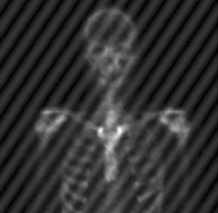
%> input picture originales/lab05.png, 218 x 213 px
$ octave lab_paim_05_fft.m   (GNU Octave 9; MATLAB toolbox functions it lacks are replaced by stand-ins)
%> lines starting %> are read from the running program, lines starting %| are printed output that depends on the picture
clc
clear
close all

%% Carga de la imagen y conversión a uint8

A = imread("originales/lab05.png");
%> A is the input picture: size 213x218 uint8; min 0, max 250, mean 49.1
A = im2gray(A);
R = double(A);

figure
imshow(R, [])

%%
R_fft  = fft2(R);

imshow(R_fft, []);

%%

imshow(abs(R_fft), []);

%%

[x, y] = meshgrid(linspace(0, 500), linspace(0, 500));

figure
surf(abs(R_fft), 'EdgeColor', 'none', 'FaceLighting','gouraud', 'FaceColor', [0.5 0.5 0.5])
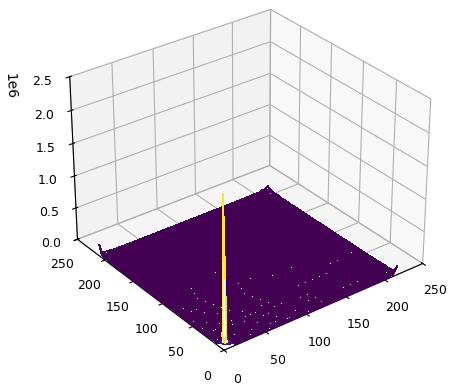
%> figure redrawn from the program's plot data

%%
figure
imshow(20*log10(R_fft+1), []);
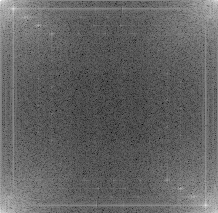
%> displayed picture: size 213x218, on the screen's scale of 0 to 255; min 0, max 255, mean 99.3

%%

figure
surf(20*log10(abs(fftshift(R_fft))+1))

%% Calculo de FFT

R_fft  = fft2(R);
R_fft_shift = fftshift(R_fft);

% Cálculo de la magnitud del espectro
S_abs = abs(R_fft_shift);

figure
imshow(S_abs, []);
title("Espectro - sin aplicar transformación logarítmica");

figure
imshow(20*log10(S_abs+1), []);
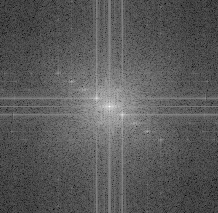
%> displayed picture: size 213x218, on the screen's scale of 0 to 255; min 0, max 255, mean 89.6
title("Espectro - aplicando transformación logarítmica");

G = 20*log10(S_abs+1);
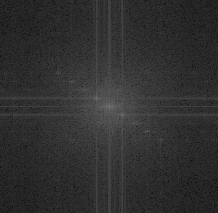
%> G: size 213x218 double; min 5.7, max 127.2, mean 48.4


figure
surf(G, 'EdgeColor', 'none')

G_min = G - min(G, [], "all");
max_G = max(G_min, [], "all");
%> max_G = 121.5
Gs = 255 .* (G_min ./ max_G);
Gs = uint8(Gs);

imwrite(Gs, "espectro.png")
%% Filtrado de la imagen

filtro = imread("ejemplo_filtro_prueba.png");
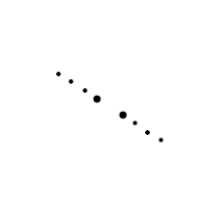
%> input picture ejemplo_filtro_prueba.png, 218 x 213 px
%> filtro is the input picture: size 213x218 uint8; min 0, max 255, mean 254

% filtro = imread("espectro2.png");

filtro = im2gray(filtro);
filtro = im2double(filtro);
%> filtro: size 213x218 double


figure
imshow(filtro, [])

figure
surf(filtro)

S_fft_shift = R_fft_shift .* filtro;

figure
surf(20* log10(abs(S_fft_shift)))
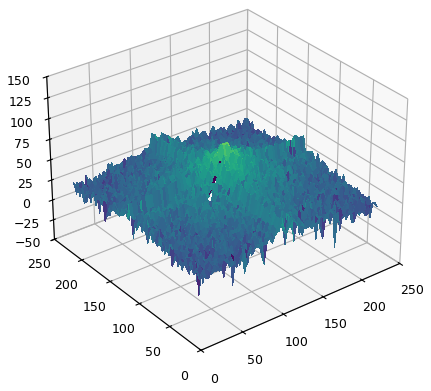
%> figure redrawn from the program's plot data

S_fft = ifftshift(S_fft_shift);
S = ifft2(S_fft);

figure
imshow(abs(S), [])

S_mog = abs(S);
S_gamma  = S_mog .^ 1.5;
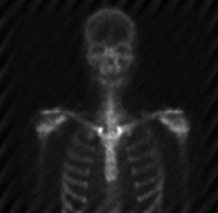
%> S_gamma: size 213x218 double; min 2.86, max 3548.3, mean 374.5; drawn with min black and max white

figure

subplot (121)
imshow(S_gamma, []);
subplot (122)

hold on

imshow(filtro, []);

% figure
% imshow(R, [])
